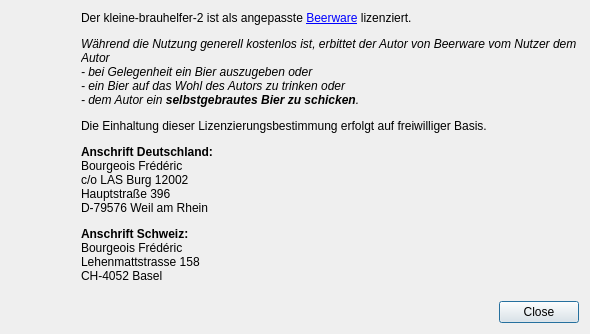
<?xml version="1.0" encoding="UTF-8"?>
<ui version="4.0">
 <class>DlgBierspende</class>
 <widget class="QDialog" name="DlgBierspende">
  <property name="geometry">
   <rect>
    <x>0</x>
    <y>0</y>
    <width>590</width>
    <height>330</height>
   </rect>
  </property>
  <property name="windowTitle">
   <string>Bierspende</string>
  </property>
  <layout class="QGridLayout" name="gridLayout">
   <item row="0" column="0">
    <widget class="QLabel" name="label">
     <property name="minimumSize">
      <size>
       <width>64</width>
       <height>64</height>
      </size>
     </property>
     <property name="maximumSize">
      <size>
       <width>64</width>
       <height>64</height>
      </size>
     </property>
     <property name="pixmap">
      <pixmap resource="../images.qrc">:/images/logo.svg</pixmap>
     </property>
     <property name="scaledContents">
      <bool>true</bool>
     </property>
    </widget>
   </item>
   <item row="2" column="0" colspan="2">
    <widget class="QDialogButtonBox" name="buttonBox">
     <property name="orientation">
      <enum>Qt::Horizontal</enum>
     </property>
     <property name="standardButtons">
      <set>QDialogButtonBox::Close</set>
     </property>
    </widget>
   </item>
   <item row="1" column="0">
    <spacer name="verticalSpacer">
     <property name="orientation">
      <enum>Qt::Vertical</enum>
     </property>
     <property name="sizeHint" stdset="0">
      <size>
       <width>20</width>
       <height>40</height>
      </size>
     </property>
    </spacer>
   </item>
   <item row="0" column="1" rowspan="2">
    <widget class="QLabel" name="label_2">
     <property name="toolTip">
      <string>Wegen zollrechtlicher Bestimmungen, wird ein Postfach für die schweiz in Deutschland genutzt. Kein Easteregg - ist wirkich so. :-)</string>
     </property>
     <property name="text">
      <string>&lt;html&gt;&lt;head/&gt;&lt;body&gt;&lt;p&gt;Der kleine-brauhelfer-2 ist als angepasste &lt;a href=&quot;https://de.wikipedia.org/wiki/Beerware&quot;&gt;&lt;span style=&quot; text-decoration: underline; color:#0000ff;&quot;&gt;Beerware&lt;/span&gt;&lt;/a&gt; lizenziert.&lt;/p&gt;&lt;p&gt;&lt;span style=&quot; font-style:italic;&quot;&gt;Während die Nutzung generell kostenlos ist, erbittet der Autor von Beerware vom Nutzer dem Autor&lt;br/&gt;- bei Gelegenheit ein Bier auszugeben oder&lt;br/&gt;- ein Bier auf das Wohl des Autors zu trinken oder&lt;br/&gt;- dem Autor ein &lt;/span&gt;&lt;span style=&quot; font-weight:600; font-style:italic;&quot;&gt;selbstgebrautes Bier zu schicken&lt;/span&gt;&lt;span style=&quot; font-style:italic;&quot;&gt;.&lt;/span&gt;&lt;/p&gt;&lt;p&gt;Die Einhaltung dieser Lizenzierungsbestimmung erfolgt auf freiwilliger Basis.&lt;/p&gt;&lt;p&gt;&lt;span style=&quot; font-weight:600;&quot;&gt;Anschrift Deutschland:&lt;br/&gt;&lt;/span&gt;Bourgeois Frédéric&lt;br/&gt;c/o LAS Burg 12002&lt;br/&gt;Hauptstraße 396&lt;br/&gt;D-79576 Weil am Rhein&lt;/p&gt;&lt;p&gt;&lt;span style=&quot; font-weight:600;&quot;&gt;Anschrift Schweiz:&lt;br/&gt;&lt;/span&gt;Bourgeois Frédéric&lt;br/&gt;Lehenmattstrasse 158&lt;br/&gt;CH-4052 Basel&lt;/p&gt;&lt;p&gt;Ich würde mich über ein leckeres Bier sehr freuen!&lt;/p&gt;&lt;/body&gt;&lt;/html&gt;</string>
     </property>
     <property name="alignment">
      <set>Qt::AlignLeading|Qt::AlignLeft|Qt::AlignTop</set>
     </property>
     <property name="wordWrap">
      <bool>true</bool>
     </property>
     <property name="openExternalLinks">
      <bool>true</bool>
     </property>
     <property name="textInteractionFlags">
      <set>Qt::LinksAccessibleByMouse|Qt::TextSelectableByMouse</set>
     </property>
    </widget>
   </item>
  </layout>
 </widget>
 <resources>
  <include location="../images.qrc"/>
 </resources>
 <connections>
  <connection>
   <sender>buttonBox</sender>
   <signal>accepted()</signal>
   <receiver>DlgBierspende</receiver>
   <slot>accept()</slot>
   <hints>
    <hint type="sourcelabel">
     <x>248</x>
     <y>254</y>
    </hint>
    <hint type="destinationlabel">
     <x>157</x>
     <y>274</y>
    </hint>
   </hints>
  </connection>
  <connection>
   <sender>buttonBox</sender>
   <signal>rejected()</signal>
   <receiver>DlgBierspende</receiver>
   <slot>reject()</slot>
   <hints>
    <hint type="sourcelabel">
     <x>316</x>
     <y>260</y>
    </hint>
    <hint type="destinationlabel">
     <x>286</x>
     <y>274</y>
    </hint>
   </hints>
  </connection>
 </connections>
</ui>
